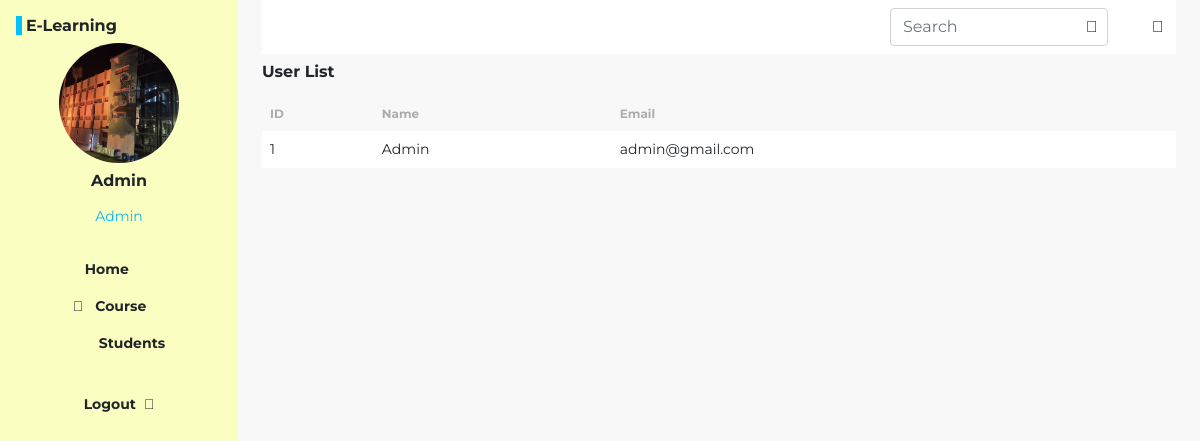
Page /admin/students_list.php (signed in) on the committed database.
### tables this page shows
CREATE TABLE `user` (
  `id` int(11) NOT NULL,
  `nama` varchar(200) NOT NULL,
  `email` varchar(200) NOT NULL,
  `role` varchar(20) NOT NULL,
  `password` varchar(200) NOT NULL
);

### admin/students_list.php (the view, shortened to what this page needs)
<!DOCTYPE html>
<html lang="en">
<head>
  <link rel="stylesheet" href="css/bootstrap.css">
  <link rel="stylesheet" href="css/style.css">
  <link rel="stylesheet" href="https://pro.fontawesome.com/releases/v5.10.0/css/all.css" />
</head>
<body class="bg-content">
  <main class="dashboard d-flex">
    <?php
    include "component/sidebar.php";
    ?>
    <div class="container-fluid px-4">
      <?php
      include "component/header.php";
      ?>
      <div class="user-list-header d-flex justify-content-between align-items-center py-2">
        <div class="title h6 fw-bold">User List</div>
        <div class="btn-add d-flex gap-3 align-items-center">
          <div class="short">
            <i class="far fa-sort"></i>
          </div>
        </div>
      </div>
      <div class="table-responsive">
        <table class="table user_list table-borderless">
          <thead>
            <tr class="align-middle">
              <th>ID</th>
              <th>Name</th>
              <th>Email</th>
            </tr>
          </thead>
          <tbody>
            <?php
            include('../config.php');
            $result = $db->query("SELECT * FROM user");
            while ($row = $result->fetch_assoc()) :
            ?>
              <tr class="bg-white align-middle">
                <td><?php echo $row['id'] ?></td>
                <td><?php echo $row['nama'] ?></td>
                <td><?php echo $row['email'] ?></td>
              </tr>
            <?php endwhile; ?>
          </tbody>
        </table>
      </div>
    </div>
  </main>
</body>
</html>

### admin/css/style.css (style rules this page uses)
* { font-family: 'Montserrat',sans-serif; font-style: normal; }
.bg-content { background:#F8F8F8; }
.table th { font-size: 12px; color:#ACACAC; }
table tbody { font-size: 14px; }

### rows in the picture
user: id "1", nama "Admin", email "admin@gmail.com"

### other values in the picture
$_SESSION['name'] "Admin"
